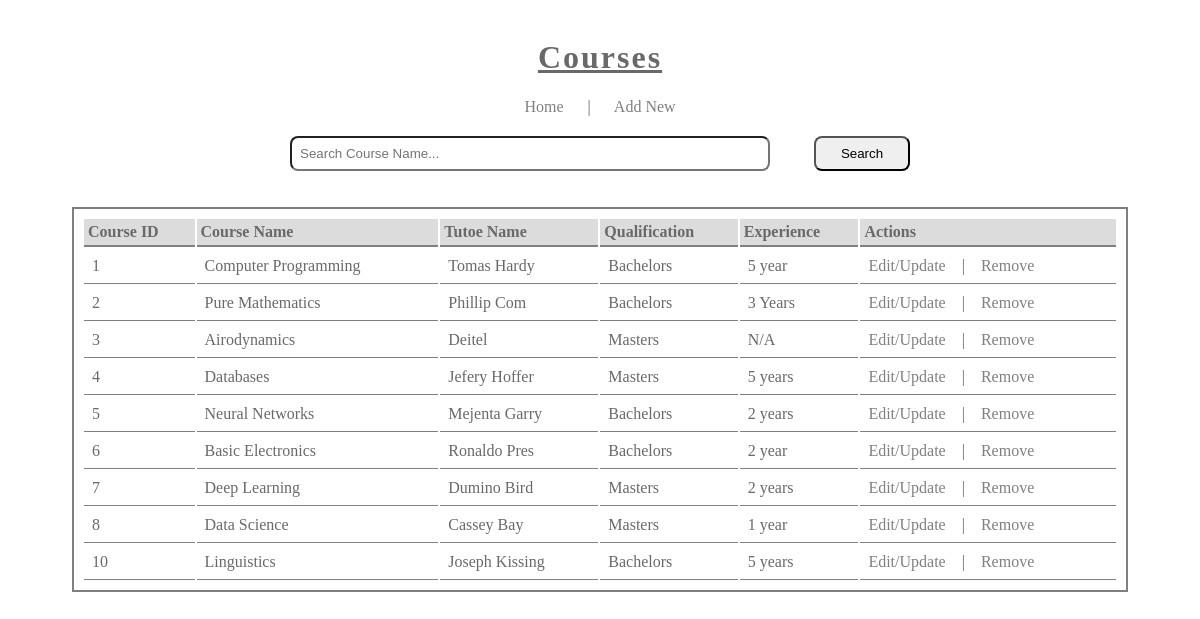
The page /view_courses.php on the database its author committed.
### tables this page shows
CREATE TABLE `courses` (
  `course_id` int(11) NOT NULL,
  `c_name` varchar(30) NOT NULL,
  `tutor` varchar(50) NOT NULL,
  `qualification` varchar(50) NOT NULL,
  `experience` varchar(30) NOT NULL
);

### view_courses.php (the view, shortened to what this page needs)
<?php
require_once "connect.php";
if(isset($_GET['submit'])){
	$query = mysqli_real_escape_string($con, htmlspecialchars($_GET['query']));
	$result = mysqli_query($con, "SELECT * FROM courses where c_name LIKE '%$query%'");
}
else {$result = mysqli_query($con, "SELECT * FROM courses");}
?>
<html>
<head>
	<link rel="stylesheet" href="css/style.css">
</head>
<body>
<div class="container">
<br />
<center>
<div class="feed-container">
<h1>Courses</h1>
<div class="menu-items">
<a href="index.php">Home</a>
&nbsp;&nbsp;&nbsp;&nbsp;&nbsp;|&nbsp;&nbsp;&nbsp;&nbsp;&nbsp;
<a href="add_course.php">Add New</a>
</div>
<div class="search-bar">
<form method="get" action="">
<input type="text" name="query" placeholder="Search Course Name...">
<input type="submit" class="submit" name="submit" Value="Search">
</form>
</div>
<div class="data-items">
<table>
<thead>
<th>Course ID</th>
<th>Course Name</th>
<th>Tutoe Name</th>
<th>Qualification</th>
<th>Experience</th>
<th>Actions</th>
</thead>
<tbody>
<?php
while($row = mysqli_fetch_array($result)){
?>
<tr>
<td><?php echo $row['course_id']; ?></td>
<td><?php echo $row['c_name'];?></td>
<td><?php echo $row['tutor'];?></td>
<td><?php echo $row['qualification'];?></td>
<td><?php echo $row['experience'];?></td>
<td>
<a href="edit_course.php?id=<?php echo $row['course_id'];?>">Edit/Update</a>
&nbsp;&nbsp;&nbsp;|&nbsp;&nbsp;&nbsp;
<a href="remove_course.php?id=<?php echo $row['course_id'];?>">Remove</a>
</td>
</div>
</div>
<?php
}
?>
</body>
</html>

### css/style.css (style rules this page uses)
body { margin:0 auto; width:100%; color: #696969; }
.container { width:100%; }
h1 { letter-spacing:2px; text-decoration:underline; }
a { text-decoration:none;color:gray; }
input { margin:20px; padding:8px; width:40%; border-radius:8px; }
.submit { width:8%; }
table { border:2px solid gray; width:88%; padding:8px; }
th { border-bottom:2px solid gray; text-align:left; padding:4px; background-color:#dcdcdc; }
td { padding:8px; border-bottom:1px solid gray; }

### rows shown on the page
courses: course_id "1", c_name "Computer Programming", tutor "Tomas Hardy", qualification "Bachelors", experience "5 year"
courses: course_id "2", c_name "Pure Mathematics", tutor "Phillip Com", qualification "Bachelors", experience "3 Years"
courses: course_id "3", c_name "Airodynamics", tutor "Deitel", qualification "Masters", experience "N/A"
courses: course_id "4", c_name "Databases", tutor "Jefery Hoffer", qualification "Masters", experience "5 years"
courses: course_id "5", c_name "Neural Networks", tutor "Mejenta Garry", qualification "Bachelors", experience "2 years"
courses: course_id "6", c_name "Basic Electronics", tutor "Ronaldo Pres", qualification "Bachelors", experience "2 year"
courses: course_id "7", c_name "Deep Learning", tutor "Dumino Bird", qualification "Masters", experience "2 years"
courses: course_id "8", c_name "Data Science", tutor "Cassey Bay", qualification "Masters", experience "1 year"
courses: course_id "10", c_name "Linguistics", tutor "Joseph Kissing", qualification "Bachelors", experience "5 years"
